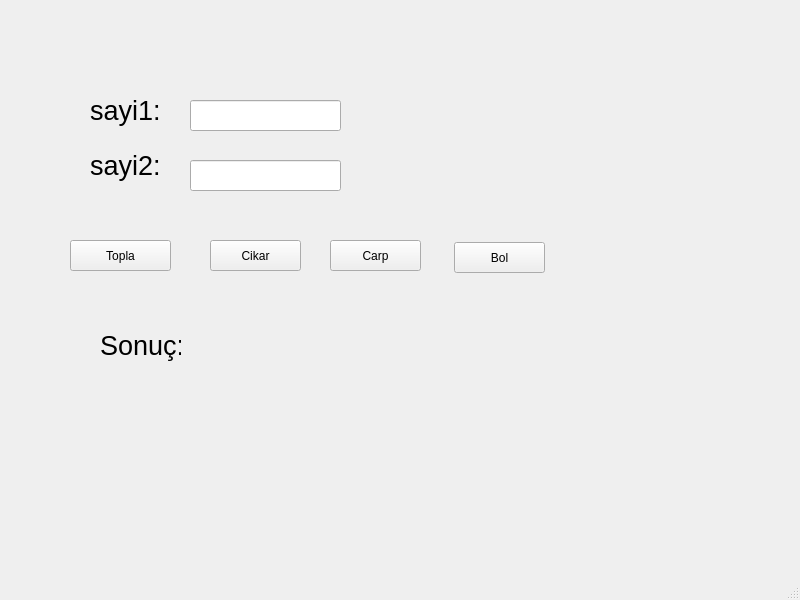
<?xml version="1.0" encoding="UTF-8"?>
<ui version="4.0">
 <class>MainWindow</class>
 <widget class="QMainWindow" name="MainWindow">
  <property name="geometry">
   <rect>
    <x>0</x>
    <y>0</y>
    <width>800</width>
    <height>600</height>
   </rect>
  </property>
  <property name="windowTitle">
   <string>MainWindow</string>
  </property>
  <widget class="QWidget" name="centralwidget">
   <widget class="QLabel" name="label">
    <property name="geometry">
     <rect>
      <x>90</x>
      <y>90</y>
      <width>111</width>
      <height>41</height>
     </rect>
    </property>
    <property name="font">
     <font>
      <pointsize>20</pointsize>
     </font>
    </property>
    <property name="text">
     <string>sayi1: </string>
    </property>
   </widget>
   <widget class="QLabel" name="label_2">
    <property name="geometry">
     <rect>
      <x>90</x>
      <y>150</y>
      <width>81</width>
      <height>31</height>
     </rect>
    </property>
    <property name="font">
     <font>
      <pointsize>20</pointsize>
     </font>
    </property>
    <property name="text">
     <string>sayi2: </string>
    </property>
   </widget>
   <widget class="QLineEdit" name="lineEdit">
    <property name="geometry">
     <rect>
      <x>190</x>
      <y>100</y>
      <width>151</width>
      <height>31</height>
     </rect>
    </property>
   </widget>
   <widget class="QLineEdit" name="lineEdit_2">
    <property name="geometry">
     <rect>
      <x>190</x>
      <y>160</y>
      <width>151</width>
      <height>31</height>
     </rect>
    </property>
   </widget>
   <widget class="QPushButton" name="pushButton">
    <property name="geometry">
     <rect>
      <x>70</x>
      <y>240</y>
      <width>101</width>
      <height>31</height>
     </rect>
    </property>
    <property name="text">
     <string>Topla</string>
    </property>
   </widget>
   <widget class="QPushButton" name="pushButton_2">
    <property name="geometry">
     <rect>
      <x>210</x>
      <y>240</y>
      <width>91</width>
      <height>31</height>
     </rect>
    </property>
    <property name="text">
     <string>Cikar</string>
    </property>
   </widget>
   <widget class="QPushButton" name="pushButton_3">
    <property name="geometry">
     <rect>
      <x>330</x>
      <y>240</y>
      <width>91</width>
      <height>31</height>
     </rect>
    </property>
    <property name="text">
     <string>Carp</string>
    </property>
   </widget>
   <widget class="QPushButton" name="pushButton_4">
    <property name="geometry">
     <rect>
      <x>454</x>
      <y>242</y>
      <width>91</width>
      <height>31</height>
     </rect>
    </property>
    <property name="text">
     <string>Bol</string>
    </property>
   </widget>
   <widget class="QLabel" name="label_3">
    <property name="geometry">
     <rect>
      <x>100</x>
      <y>330</y>
      <width>81</width>
      <height>31</height>
     </rect>
    </property>
    <property name="font">
     <font>
      <pointsize>20</pointsize>
     </font>
    </property>
    <property name="text">
     <string>Sonuç:  </string>
    </property>
   </widget>
  </widget>
  <widget class="QMenuBar" name="menubar">
   <property name="geometry">
    <rect>
     <x>0</x>
     <y>0</y>
     <width>800</width>
     <height>21</height>
    </rect>
   </property>
  </widget>
  <widget class="QStatusBar" name="statusbar"/>
 </widget>
 <resources/>
 <connections/>
</ui>
